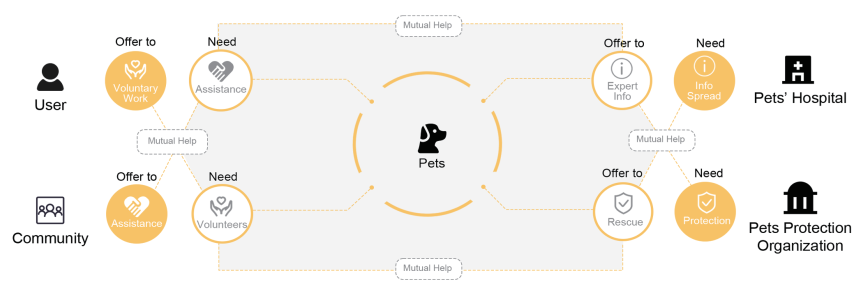
#> input picture horizons_export/dist/images/pet-structure.png, 1728 x 606 px, found by its file name (shown at 1/2 size)
$ python generate-pets-tribe-cover.py
#> lines starting #> are read from the running program, lines starting #| are printed output that depends on the picture; after the words box and inside, x2 and y2 are one past the last pixel; in counts of white or black regions, pixels touching at a corner belong together
"""Compose the Pet's Tribe cover from the original concept map and app exports.

Run with Python + Pillow. This is an asset-authoring step, not part of the build.
"""
from pathlib import Path
from PIL import Image, ImageDraw

assets = Path(__file__).resolve().parents[1] / 'public' / 'images'
size = (640, 360)
background = '#f3f4f0'
concept = Image.new('RGB', size, background)
diagram = Image.open(assets / 'pet-structure.png').convert('RGB')
#> diagram is the input picture: PIL image 1728x606 RGB; mean R, G, B 244.9, 242.2, 237.4
diagram.thumbnail((596, 300), Image.Resampling.LANCZOS)
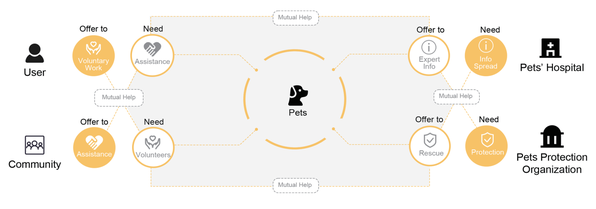
#> diagram: PIL image 596x209 RGB; mean R, G, B 244.8, 242, 237.1
concept.paste(diagram, ((size[0] - diagram.width) // 2, (size[1] - diagram.height) // 2))
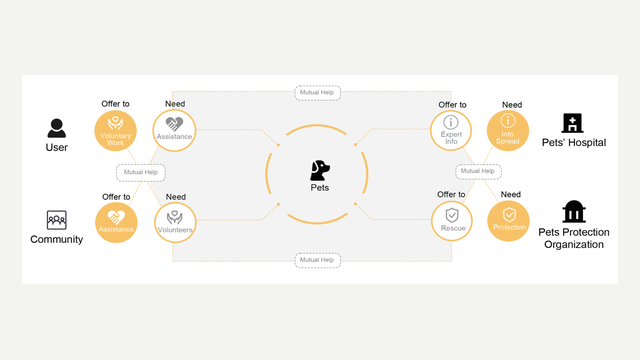
#> concept: PIL image 640x360 RGB; mean R, G, B 244, 242.9, 238.4
concept.save(assets / 'pets-tribe-cover-poster.webp', lossless=True, method=6)

names = [
    'sign-in', 'profile-setup', 'community', 'nearby', 'pet-friends', 'events',
    'care', 'companions', 'adoption-detail', 'veterinary-support', 'volunteer',
    'pet-profile', 'diary', 'organization',
]
phone_width, phone_height, gap = 138, 299, 20
strip = Image.new('RGB', (44 + len(names) * (phone_width + gap), size[1]), background)
mask = Image.new('L', (phone_width, phone_height))
#> mask: PIL image 138x299 L; every value is 0
ImageDraw.Draw(mask).rounded_rectangle((0, 0, phone_width - 1, phone_height - 1), radius=13, fill=255)
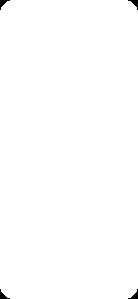
#> mask: PIL image 138x299 L; 99.6% white; 4 black regions, box (x1, y1, x2, y2) and area: (0, 0, 10, 10) 40, (128, 0, 138, 10) 40, (0, 289, 10, 299) 40, (128, 289, 138, 299) 40
for index, name in enumerate(names):
#> (the run stopped early here; a loop or call above may not have finished)

$ run again, with horizons_export/dist/images/VLMFT-method.png copied over horizons_export/dist/images/pet-structure.png
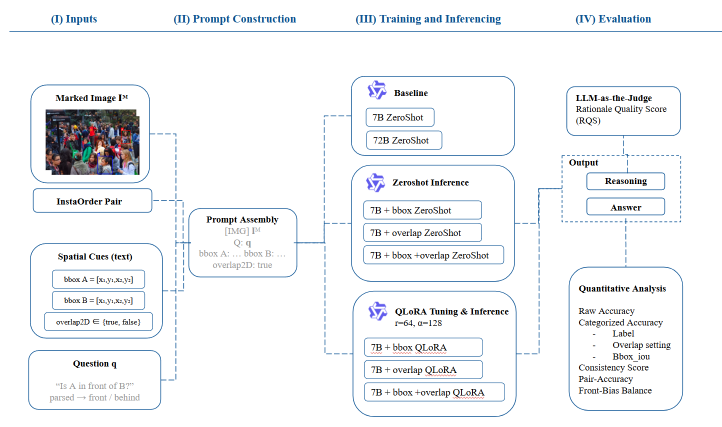
#> input picture horizons_export/dist/images/VLMFT-method.png, 1444 x 853 px, found by its file name (shown at 1/2 size)
#> diagram is the input picture: PIL image 1444x853 RGB; mean R, G, B 241.9, 243.3, 245.1
#> `diagram.thumbnail((596, 300), Image.Resampling.LANCZOS)`:
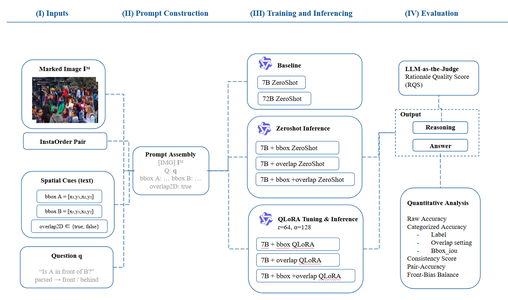
#> diagram: PIL image 508x300 RGB; mean R, G, B 240.8, 242.5, 244.5
#> `concept.paste(diagram, ((size[0] - diagram.width) // 2, (size[1] - dia..`:
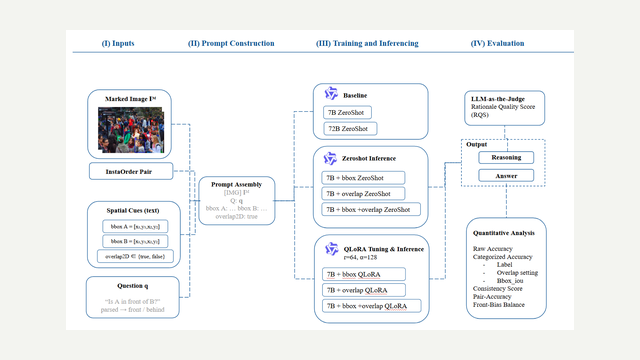
#> concept: PIL image 640x360 RGB; mean R, G, B 241.6, 243, 243
